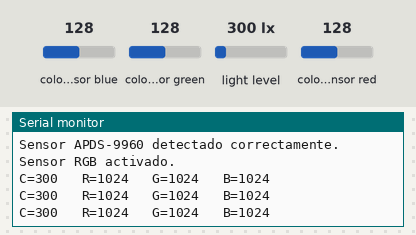
Recording of a sketch running on a simulated ESP32-S3. Shown: the last lines printed to the serial monitor. The inputs (shaded band) are chosen by the test bench; at power-on: colour sensor blue 128, colour sensor green 128, light level 300 lx, colour sensor red 128.

Above: at 3.2 s.
3.3 s: colour sensor blue set to 5
At 3.87 s:
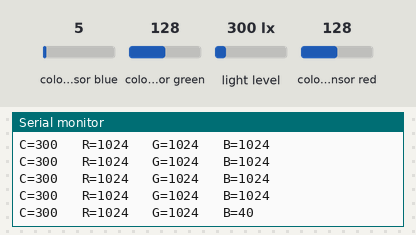
4.8 s: colour sensor green set to 5
At 5.07 s:
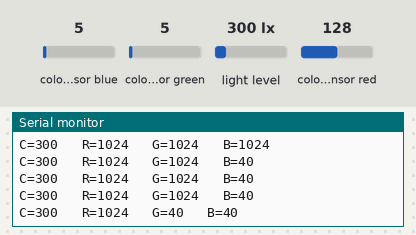
6.3 s: light level set to 40 lx
At 6.67 s:
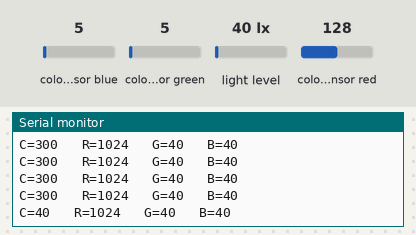
7.8 s: colour sensor red set to 5
At 7.87 s:
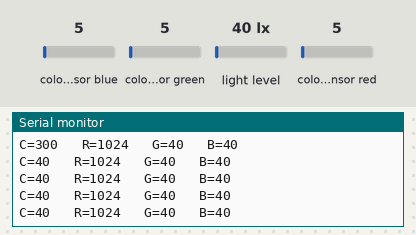

The sketch:

calibracionRGB.ino
```cpp
#include <Arduino.h>
#include <Wire.h>
#include <SparkFun_APDS9960.h>

// Objeto que representa al sensor APDS-9960
SparkFun_APDS9960 apds;

// Pines I2C que realmente usamos en nuestro ESP32-S3
const int I2C_SDA = 8;
const int I2C_SCL = 9;

// Variables donde guardaremos las lecturas
uint16_t red = 0;
uint16_t green = 0;
uint16_t blue = 0;
uint16_t ambient = 0;

void setup() {

  // Comunicación con la computadora
  Serial.begin(115200);
  delay(1500);

  Serial.println();
  Serial.println("========================================");
  Serial.println("     CALIBRACION SENSOR APDS-9960");
  Serial.println("========================================");

  // Iniciar I2C usando los GPIO reales del carro
  Wire.begin(I2C_SDA, I2C_SCL);

  // Intentar detectar e inicializar el APDS-9960
  if (apds.init()) {
    Serial.println("Sensor APDS-9960 detectado correctamente.");
  } else {
    Serial.println("ERROR: No se pudo detectar el APDS-9960.");
    while (1) {
      delay(1000);
    }
  }

  // Activar lectura de luz/color
  if (apds.enableLightSensor(false)) {
    Serial.println("Sensor RGB activado.");
  } else {
    Serial.println("ERROR: No se pudo activar el sensor RGB.");
  }

  delay(500);
}

void loop() {

  // Leer los cuatro canales del sensor
  bool lecturaCorrecta =
      apds.readRedLight(red) &&
      apds.readGreenLight(green) &&
      apds.readBlueLight(blue) &&
      apds.readAmbientLight(ambient);

  if (!lecturaCorrecta) {

    Serial.println("Error leyendo el sensor.");

  } else {

    Serial.print("C=");
    Serial.print(ambient);

    Serial.print("   R=");
    Serial.print(red);

    Serial.print("   G=");
    Serial.print(green);

    Serial.print("   B=");
    Serial.println(blue);
  }

  delay(400);
}
```

Measured:
- after the input at 3.3 s, the serial monitor: prints a new line after 0.31 s (image 1)
- after the input at 4.8 s, the serial monitor: prints a new line at once (image 2)
- after the input at 6.3 s, the serial monitor: prints a new line after 0.12 s (image 3)
